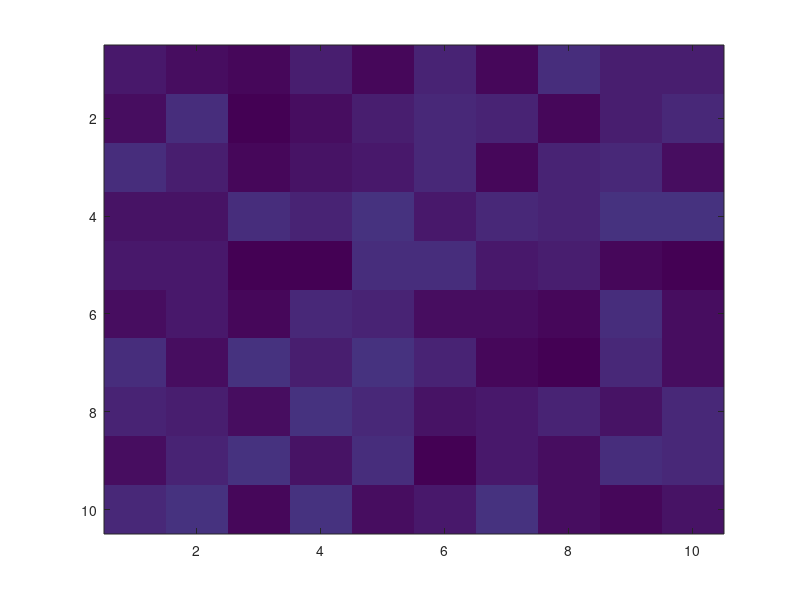

The MATLAB script that drew this image:
close all;
clear all;
clc;


for i=1:100
    data = randi(10,10);

    %data
        
    image(data(:,:,1))
    drawnow()
end